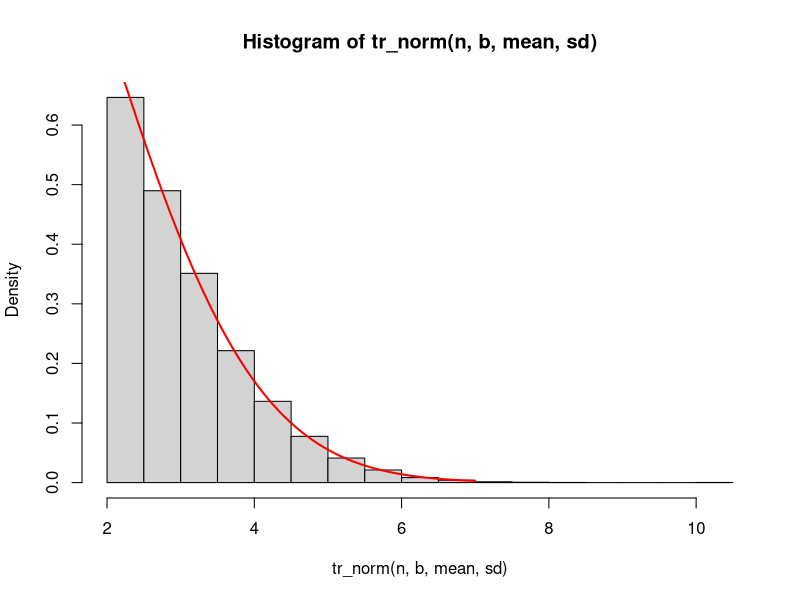
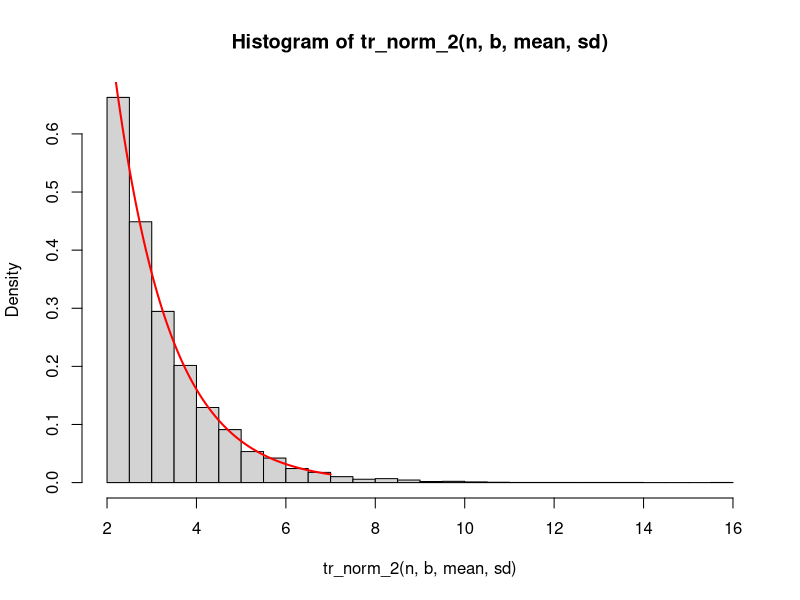

Here is the R script that generated these plots, in order:
## ---- chunk 1
knitr::opts_chunk$set(warning = FALSE, message = FALSE) 
## ---- chunk 2
f <- function(x, b, mean, sd) {
  1 / (sqrt(2 * pi * sd^2) * pnorm((mean - b) / sd)) *
    exp(-(x - mean)^2 / (2 * sd^2)) *
    (x >= b)
}

tr_norm <-function(n, b, mean, sd){
  M <- 1 / (sqrt(2 * pi * sd^2) * pnorm((mean - b) / sd))
  x <- numeric(0)
  while(length(x) < n){
    U <- runif(1)
    X <- rnorm(1, mean, sd)
    x <- append(x, X[U <= (f(X, b, mean, sd) / (M * dnorm(X)))])
  }
  return(x)
}
## ---- chunk 3
n <- 10000
b <- 2
mean <- 0
sd <- 2

t <- seq(b, 7, 0.01)

hist(tr_norm(n, b, mean, sd), freq = FALSE, breaks = 20)
lines(t, f(t, b, mean, sd), col = "red", lwd = 2)
## ---- chunk 4
g_lam <- function(x, b, lam){
  return(lam * exp(-lam *(x-b)) * (x >= b))
}

g <- function(x, lam){
  return(lam * exp(-lam * x))
}

tr_norm_2 <- function(n, b, mean, sd){
  lam <- ((b-mean) + sqrt((b-mean)^2 + 4*sd^2)) / (2*sd^2)
  M <- exp(lam * b)
  x <- numeric(0)
  while(length(x) < n){
    U <- runif(1)
    X <- rexp(1, lam)
    x <- append(x, X[U <= (g_lam(X, b, lam) / (M * g(X, lam)))])
  }
  return(x)
}
## ---- chunk 5
n <- 10000
b <- 2
mean <- 0
sd <- 2

lam_star <- ((b-mean) + sqrt((b-mean)^2 + 4*sd^2)) / (2*sd^2)
## ---- chunk 6
t <- seq(b, 7, 0.01)

hist(tr_norm_2(n, b, mean, sd), freq = FALSE, breaks = 20)
lines(t, g_lam(t, b, lam_star), col = "red", lwd = 2)
## ---- chunk 7
f1 <- tr_norm(n, b, mean, sd)
f2 <- tr_norm_2(n, b, mean, sd)

library(microbenchmark)
test <- microbenchmark(f1,f2)

print(test)

mean1 <- mean(f1)
var1 <- var(f1)

mean2 <- mean(f2)
var2 <- var(f2)

cost1 <- median(test$time[f1])
cost2 <- median(test$time[f2])

ratio <- (cost1 * var1) / (cost2 * var2)
print(c("ratio =", ratio))

display <- matrix(c(mean1,var1,mean2,var2), nrow = 2)
rownames(display) <- c("mean", "var")
colnames(display) <- c("f1", "f2")
print(display)
